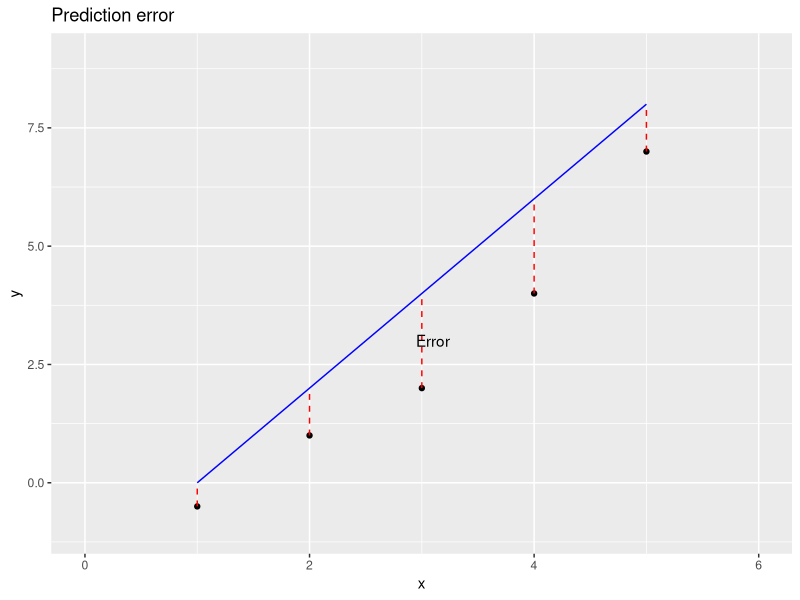
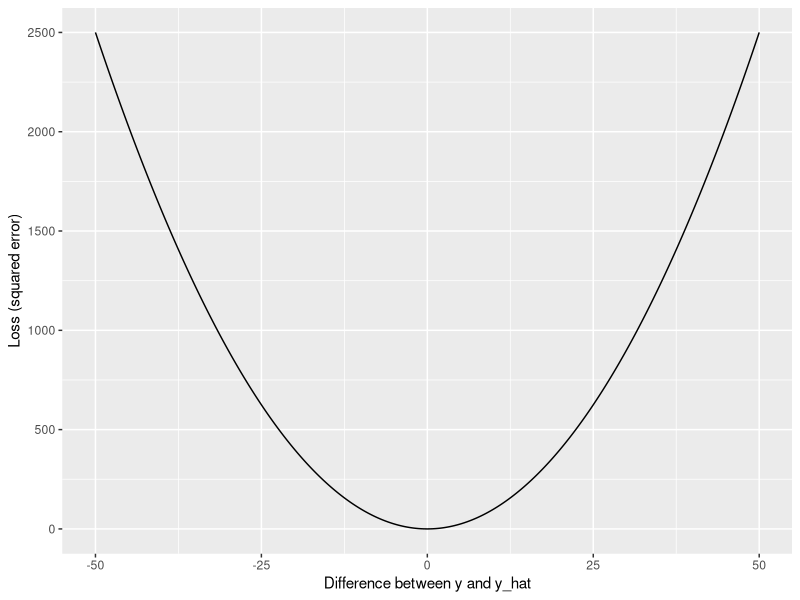

These figures' R source, in order:
## ---- chunk 1
library(tidyverse)

# Create sample labelled data
data <- tibble(x = c(1, 2, 3, 4, 5), y = c(-0.5, 1, 2, 4, 7))

# Add predictions
data$y_hat <- c(0, 2, 4, 6, 8)

# plot the data
ggplot(data, aes(x = x, y = y)) +
  geom_point() +
  xlim(0, 6) +
  ylim(-1, 9) +
  geom_line(aes(x = x, y = y_hat), color = "blue") +
  geom_segment(aes(x = x, y = y, xend = x, yend = y_hat), color = "red", linetype = "dashed") +
  annotate("text", x = 3.1, y = 3, label = "Error") +
  ggtitle("Prediction error")
## ---- chunk 2
loss <- function(y, y_hat) {
  distances <- y - y_hat
  squared_distances <- distances^2
  return(mean(squared_distances))
}
## ---- chunk 3
x <- seq(-50, 50, 0.05)
y <- x^2

ggplot() +
  geom_line(aes(x = x, y = y)) +
  xlab("Difference between y and y_hat") +
  ylab("Loss (squared error)")
